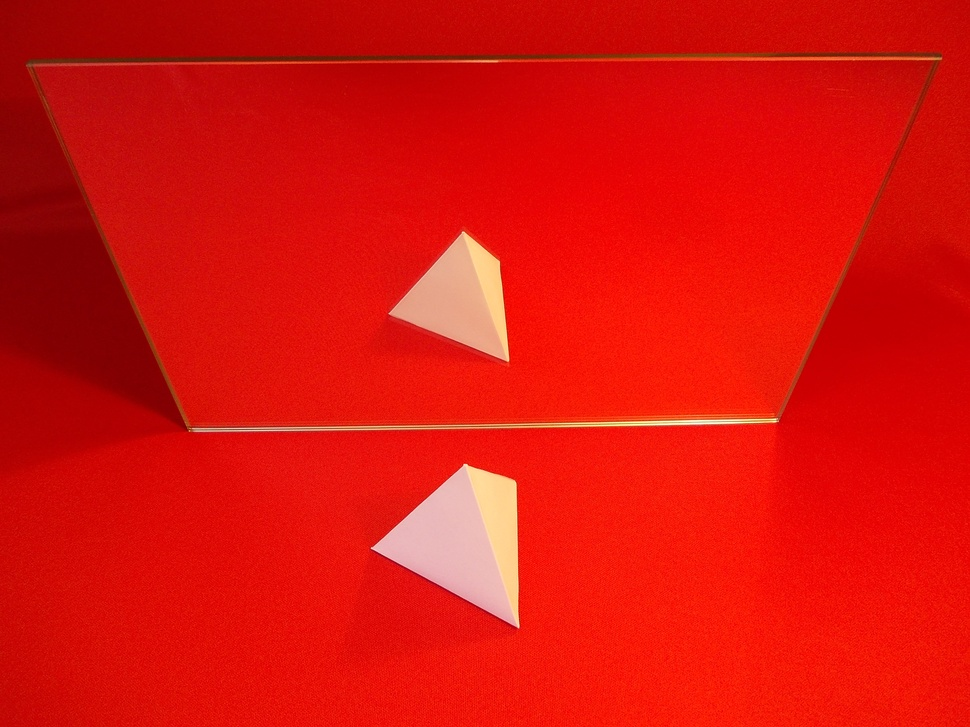
#> input picture img/3/1.JPG, 970 x 727 px, shrunk from 3648 x 2736 before the run, given in place of 3x3.png, which was not available
$ python find_obj.py ../img/3/1.JPG   (Python 2 division)   (older library calls are emulated)
#> lines starting #> are read from the running program, lines starting #| are printed output that depends on the picture; after the words box and inside, x2 and y2 are one past the last pixel; in counts of white or black regions, pixels touching at a corner belong together; pictures that were not available may be replaced by others from this repository, and a replacement may not be noted
#/usr/bin/env python

'''
Feature-based image matching sample.

USAGE
  find_obj.py [--feature=<sift|surf|orb>[-flann]] [ <image1> <image2> ]

  --feature  - Feature to use. Can be sift, surf of orb. Append '-flann' to feature name
                to use Flann-based matcher instead bruteforce.

  Press left mouse button on a feature point to see its mathcing point.
'''

import numpy as np
import cv2
from common import anorm, getsize

FLANN_INDEX_KDTREE = 1  # bug: flann enums are missing
FLANN_INDEX_LSH    = 6


def init_feature(name):
    chunks = name.split('-')
    if chunks[0] == 'sift':
        detector = cv2.SIFT()
        norm = cv2.NORM_L2
    elif chunks[0] == 'surf':
        detector = cv2.SURF(800)
        norm = cv2.NORM_L2
    elif chunks[0] == 'orb':
        detector = cv2.ORB(400)
        norm = cv2.NORM_HAMMING
    else:
        return None, None
    if 'flann' in chunks:
        if norm == cv2.NORM_L2:
            flann_params = dict(algorithm = FLANN_INDEX_KDTREE, trees = 5)
        else:
            flann_params= dict(algorithm = FLANN_INDEX_LSH,
                               table_number = 6, # 12
                               key_size = 12,     # 20
                               multi_probe_level = 1) #2
        matcher = cv2.FlannBasedMatcher(flann_params, {})  # bug : need to pass empty dict (#1329)
    else:
        matcher = cv2.BFMatcher(norm)
    return detector, matcher


def filter_matches(kp1, kp2, matches, ratio = 0.75):
    mkp1, mkp2 = [], []
    for m in matches:
        if len(m) == 2 and m[0].distance < m[1].distance * ratio:
            m = m[0]
            mkp1.append( kp1[m.queryIdx] )
            mkp2.append( kp2[m.trainIdx] )
    p1 = np.float32([kp.pt for kp in mkp1])
    p2 = np.float32([kp.pt for kp in mkp2])
    kp_pairs = zip(mkp1, mkp2)
    return p1, p2, kp_pairs

def explore_match(win, img1, img2, kp_pairs, status = None, H = None):
    h1, w1 = img1.shape[:2]
    h2, w2 = img2.shape[:2]
    vis = np.zeros((max(h1, h2), w1+w2), np.uint8)
    vis[:h1, :w1] = img1
    vis[:h2, w1:w1+w2] = img2
    vis = cv2.cvtColor(vis, cv2.COLOR_GRAY2BGR)

    if H is not None:
        corners = np.float32([[0, 0], [w1, 0], [w1, h1], [0, h1]])
        corners = np.int32( cv2.perspectiveTransform(corners.reshape(1, -1, 2), H).reshape(-1, 2) + (w1, 0) )
        cv2.polylines(vis, [corners], True, (255, 255, 255))

    if status is None:
        status = np.ones(len(kp_pairs), np.bool_)
    p1 = np.int32([kpp[0].pt for kpp in kp_pairs])
    p2 = np.int32([kpp[1].pt for kpp in kp_pairs]) + (w1, 0)

    green = (0, 255, 0)
    red = (0, 0, 255)
    white = (255, 255, 255)
    kp_color = (51, 103, 236)
    for (x1, y1), (x2, y2), inlier in zip(p1, p2, status):
        if inlier:
            col = green
            cv2.circle(vis, (x1, y1), 2, col, -1)
            cv2.circle(vis, (x2, y2), 2, col, -1)
        else:
            col = red
            r = 2
            thickness = 3
            cv2.line(vis, (x1-r, y1-r), (x1+r, y1+r), col, thickness)
            cv2.line(vis, (x1-r, y1+r), (x1+r, y1-r), col, thickness)
            cv2.line(vis, (x2-r, y2-r), (x2+r, y2+r), col, thickness)
            cv2.line(vis, (x2-r, y2+r), (x2+r, y2-r), col, thickness)
    vis0 = vis.copy()
    for (x1, y1), (x2, y2), inlier in zip(p1, p2, status):
        if inlier:
            cv2.line(vis, (x1, y1), (x2, y2), green)

    cv2.imshow(win, vis)
    def onmouse(event, x, y, flags, param):
        cur_vis = vis
        if flags & cv2.EVENT_FLAG_LBUTTON:
            cur_vis = vis0.copy()
            r = 8
            m = (anorm(p1 - (x, y)) < r) | (anorm(p2 - (x, y)) < r)
            idxs = np.where(m)[0]
            kp1s, kp2s = [], []
            for i in idxs:
                 (x1, y1), (x2, y2) = p1[i], p2[i]
                 col = (red, green)[status[i]]
                 cv2.line(cur_vis, (x1, y1), (x2, y2), col)
                 kp1, kp2 = kp_pairs[i]
                 kp1s.append(kp1)
                 kp2s.append(kp2)
            cur_vis = cv2.drawKeypoints(cur_vis, kp1s, flags=4, color=kp_color)
            cur_vis[:,w1:] = cv2.drawKeypoints(cur_vis[:,w1:], kp2s, flags=4, color=kp_color)

        cv2.imshow(win, cur_vis)
    cv2.setMouseCallback(win, onmouse)
    return vis


if __name__ == '__main__':
    print __doc__

    import sys, getopt
    opts, args = getopt.getopt(sys.argv[1:], '', ['feature='])
    opts = dict(opts)
    feature_name = opts.get('--feature', 'sift')
    try: fn1, fn2 = args
    except:
        fn1 = '3x3.png'
        fn2 = '7.JPG'

    img1 = cv2.imread(fn1,0)
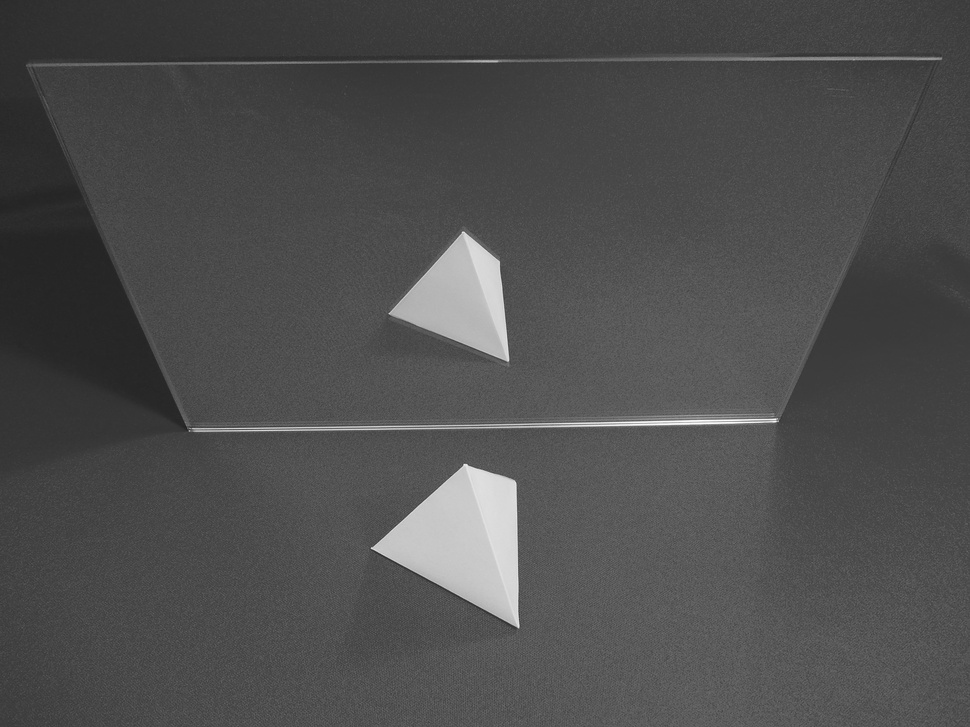
#> img1: shape (727, 970); min 30, max 254, mean 78
    img2 = cv2.imread(fn2,0)
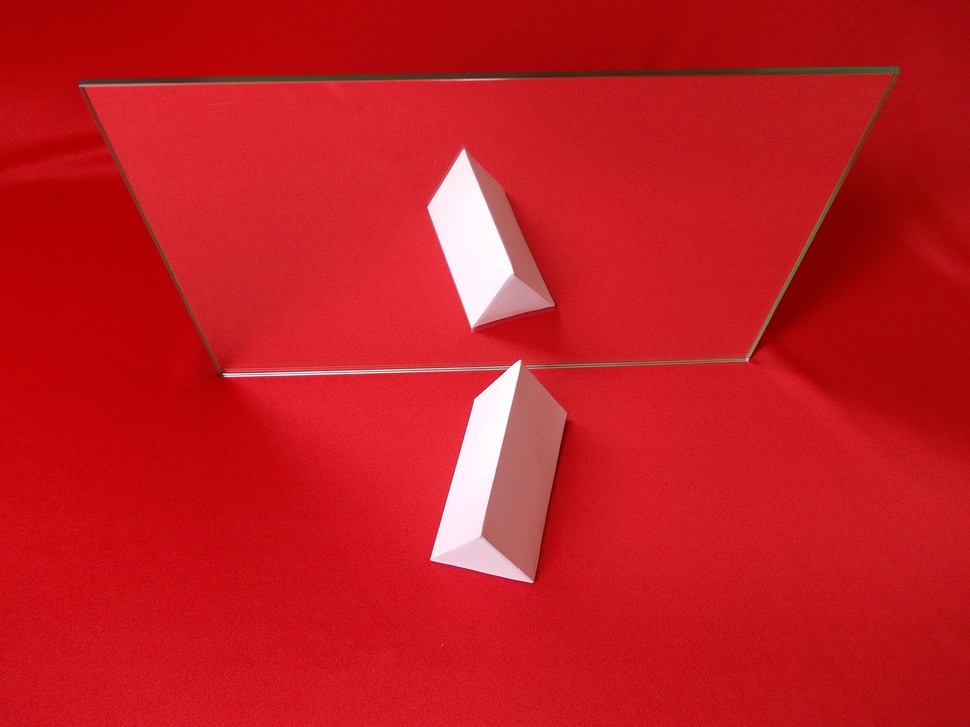
#> input picture img/3/7.JPG, 970 x 727 px, shrunk from 3648 x 2736 before the run, found by its file name
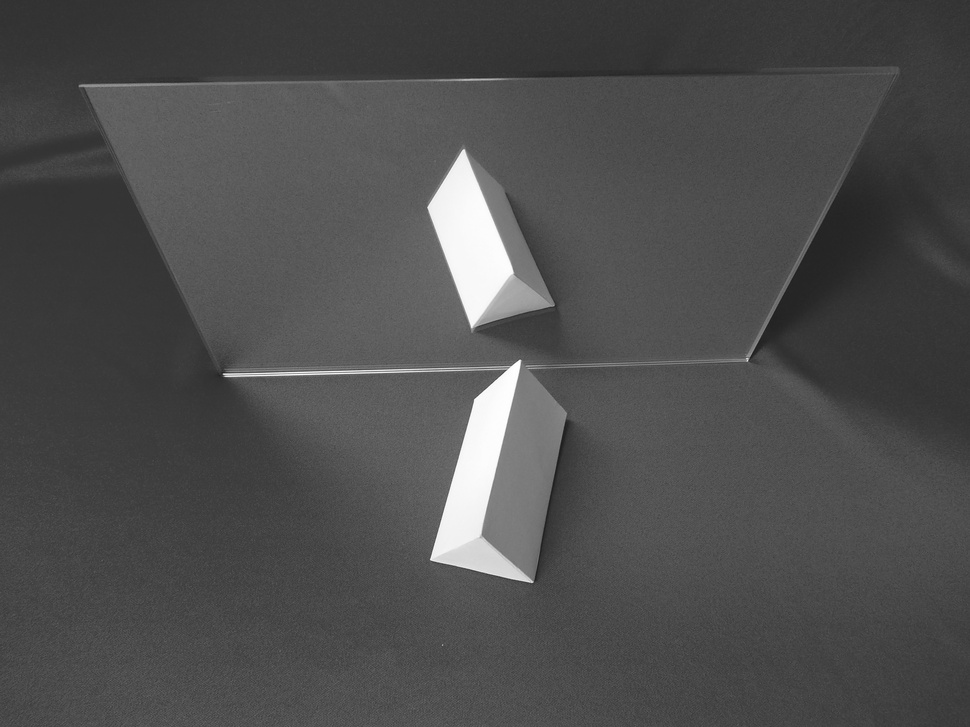
#> img2: shape (727, 970); min 27, max 255, mean 77.7
    detector, matcher = init_feature(feature_name)
    if detector != None:
        print 'using', feature_name
    else:
        print 'unknown feature:', feature_name
        sys.exit(1)


    kp1, desc1 = detector.detectAndCompute(img1, None)
#> kp1 = 100 keypoints; strongest (x, y, size): (467, 535, 82.6), (464, 293, 66.2), (518, 626, 2.1), (774, 420, 3.7)
    kp2, desc2 = detector.detectAndCompute(img2, None)
#> kp2 = 50 keypoints; strongest (x, y, size): (475, 249, 65.4), (462, 534, 44.6), (518, 364, 4.7), (517, 365, 5.3)
    print 'img1 - %d features, img2 - %d features' % (len(kp1), len(kp2))
#| img1 - 100 features, img2 - 50 features

    def match_and_draw(win):
        print 'matching...'
        raw_matches = matcher.knnMatch(desc1, trainDescriptors = desc2, k = 2) #2
        p1, p2, kp_pairs = filter_matches(kp1, kp2, raw_matches)
        if len(p1) >= 4:
            H, status = cv2.findHomography(p1, p2, cv2.RANSAC, 5.0)
            print '%d / %d  inliers/matched' % (np.sum(status), len(status))
        else:
            H, status = None, None
            print '%d matches found, not enough for homography estimation' % len(p1)

        vis = explore_match(win, img1, img2, kp_pairs, status, H)

    match_and_draw('find_obj')
#> in match_and_draw, `raw_matches = matcher.knnMatch(desc1, trainDescriptors = desc2, k = 2)`: raw_matches = 100 matches
#> the loop in filter_matches, `for m in matches:` made 100 passes
#> after the loop in filter_matches, `for m in matches:`: mkp1 = 23 keypoints; strongest (x, y, size): (774, 420, 3.7), (468, 472, 12), (498, 262, 2.2), (940, 58, 2); mkp2 = 23 keypoints; strongest (x, y, size): (462, 534, 44.6), (226, 375, 3.5), (559, 457, 2.2), (566, 413, 2)
#> in filter_matches, `p1 = np.float32([kp.pt for kp in mkp1])`: p1 = 23 rows, first 8: [64.38, 64.4], [76.45, 64.41], [86.27, 64.28], [399.7, 319.6], [462, 431], [468.4, 472.3], [490.7, 614.3], [498.4, 262.1]
#> in filter_matches, `p2 = np.float32([kp.pt for kp in mkp2])`: p2 = 23 rows, first 8: [245, 82.86], [245, 82.86], [245, 82.86], [549.5, 296.2], [472.7, 372.9], [565.5, 413.3], [558.9, 457.3], [565.5, 413.3]
#> in filter_matches, `kp_pairs = zip(mkp1, mkp2)`: kp_pairs = 23 items
#> in match_and_draw, `H, status = cv2.findHomography(p1, p2, cv2.RANSAC, 5.0)`: H = [[0.275, -3.86, -123.2], [-0.00409, -3.08, 79.79], [0.00116, -0.0392, 1]]; status = 23 values, max 1 at index 0, min 0 at index 3, mean 0.348
#| 8 / 23  inliers/matched
#> in explore_match, `vis[:h1, :w1] = img1`:
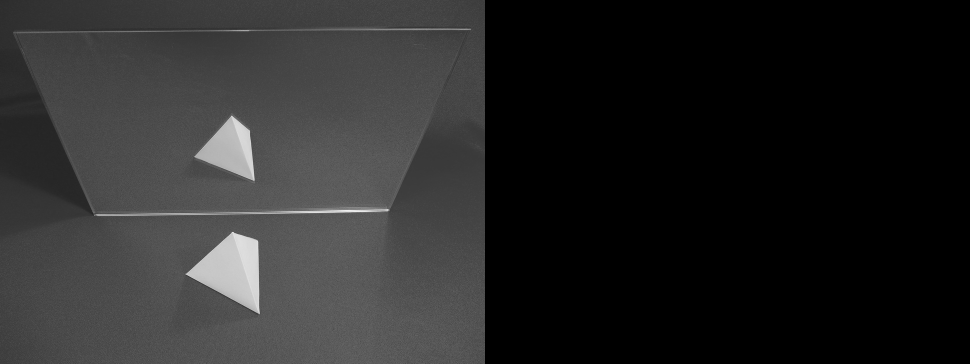
#> vis: shape (727, 1940) (shown at 1/2 size); min 0, max 254, mean 39
#> in explore_match, `vis[:h2, w1:w1+w2] = img2`:
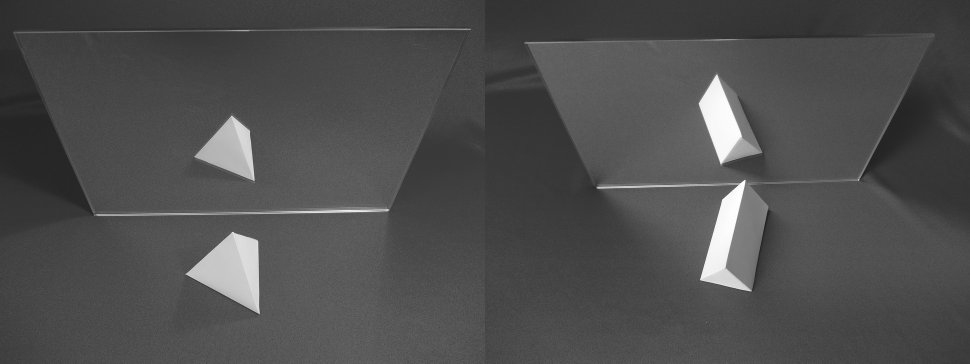
#> vis: shape (727, 1940) (shown at 1/2 size); min 27, max 255, mean 77.9
#> in explore_match, `corners = np.int32( cv2.perspectiveTransform(corners.reshape(1, -1, 2)..`: corners = [[846, 79], [1037, 35], [1071, 82], [1076, 78]]
#> in explore_match, `cv2.polylines(vis, [corners], True, (255, 255, 255))`: vis: shape (727, 1940, 3); min 27, max 255, mean 77.9
#> in explore_match, `p1 = np.int32([kpp[0].pt for kpp in kp_pairs])`: p1 = 23 rows, first 8: [64, 64], [76, 64], [86, 64], [399, 319], [462, 431], [468, 472], [490, 614], [498, 262]
#> in explore_match, `p2 = np.int32([kpp[1].pt for kpp in kp_pairs]) + (w1, 0)`: p2 = 23 rows, first 8: [1215, 82], [1215, 82], [1215, 82], [1519, 296], [1442, 372], [1535, 413], [1528, 457], [1535, 413]
#> the loop in explore_match, `for (x1, y1), (x2, y2), inlier in zip(p1, p2, status):` made 23 passes
#> (x1, y1, x2, y2, inlier, col) on passes 1 to 12: (64, 64, 1215, 82, [1], (0, 255, 0)), (76, 64, 1215, 82, [1], (0, 255, 0)), (86, 64, 1215, 82, [1], (0, 255, 0)), (399, 319, 1519, 296, [0], (0, 0, 255)), (462, 431, 1442, 372, [0], (0, 0, 255)), (468, 472, 1535, 413, [0], (0, 0, 255)), (490, 614, 1528, 457, [0], (0, 0, 255)), (498, 262, 1535, 413, [0], (0, 0, 255)), (511, 429, 1076, 82, [1], (0, 255, 0)), (588, 59, 1215, 82, [0], (0, 0, 255)), (602, 427, 1076, 82, [1], (0, 255, 0)), (702, 413, 1442, 372, [0], (0, 0, 255))
#> after the loop in explore_match, `for (x1, y1), (x2, y2), inlier in zip(p1, p2, status):`:
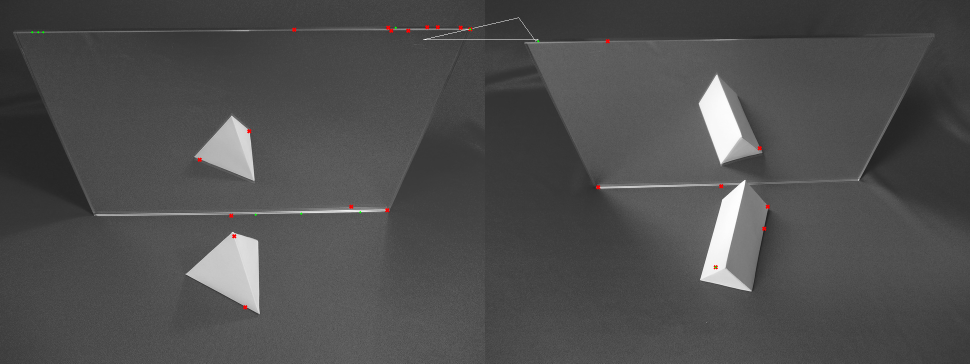
#> vis: shape (727, 1940, 3) (shown at 1/2 size); mean B, G, R 77.8, 77.8, 78
#> the loop in explore_match, `for (x1, y1), (x2, y2), inlier in zip(p1, p2, status):` made 23 passes
#> (x1, y1, x2, y2, inlier) on passes 1 to 12: (64, 64, 1215, 82, [1]), (76, 64, 1215, 82, [1]), (86, 64, 1215, 82, [1]), (399, 319, 1519, 296, [0]), (462, 431, 1442, 372, [0]), (468, 472, 1535, 413, [0]), (490, 614, 1528, 457, [0]), (498, 262, 1535, 413, [0]), (511, 429, 1076, 82, [1]), (588, 59, 1215, 82, [0]), (602, 427, 1076, 82, [1]), (702, 413, 1442, 372, [0])
#> after the loop in explore_match, `for (x1, y1), (x2, y2), inlier in zip(p1, p2, status):`:
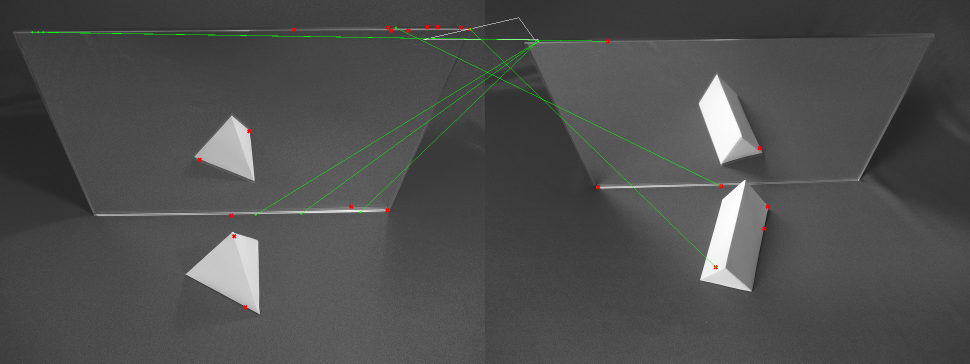
#> vis: shape (727, 1940, 3) (shown at 1/2 size); 0.27% of pixels changed, all inside (x1, y1, x2, y2) = (67, 56, 1443, 533)
    cv2.waitKey()
    cv2.destroyAllWindows()
